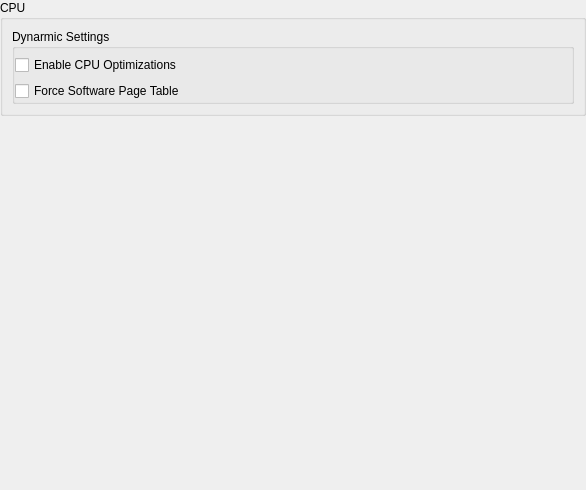
           <widget class="QWidget" name="cpu_scroll_contents">
            <property name="geometry">
             <rect>
              <x>0</x>
              <y>0</y>
              <width>586</width>
              <height>490</height>
             </rect>
            </property>
            <layout class="QVBoxLayout" name="cpu_tab_content_layout">
             <property name="spacing">
              <number>9</number>
             </property>
             <property name="leftMargin">
              <number>0</number>
             </property>
             <property name="topMargin">
              <number>0</number>
             </property>
             <property name="rightMargin">
              <number>0</number>
             </property>
             <property name="bottomMargin">
              <number>0</number>
             </property>
             <item>
              <widget class="QGroupBox" name="gb_cpu_emulation_section">
               <property name="title">
                <string>CPU</string>
               </property>
               <layout class="QVBoxLayout" name="gb_cpu_emulation_section_layout">
                <property name="spacing">
                 <number>6</number>
                </property>
                <item>
                 <widget class="QGroupBox" name="gb_cpu_optimizations">
                  <property name="title">
                   <string>Dynarmic Settings</string>
                  </property>
                  <property name="flat">
                   <bool>true</bool>
                  </property>
                  <layout class="QVBoxLayout" name="gb_cpu_optimizations_layout">
                   <property name="leftMargin">
                    <number>0</number>
                   </property>
                   <property name="topMargin">
                    <number>6</number>
                   </property>
                   <property name="rightMargin">
                    <number>0</number>
                   </property>
                   <property name="bottomMargin">
                    <number>0</number>
                   </property>
                   <item>
                    <widget class="QCheckBox" name="cpu_opt">
                     <property name="text">
                      <string>Enable CPU Optimizations</string>
                     </property>
                    </widget>
                   </item>
                   <item>
                    <widget class="QCheckBox" name="force_software_page_table">
                     <property name="text">
                      <string>Force Software Page Table</string>
                     </property>
                    </widget>
                   </item>
                  </layout>
                 </widget>
                </item>
               </layout>
              </widget>
             </item>
             <item>
              <spacer name="cpu_tab_content_spacer">
               <property name="orientation">
                <enum>Qt::Orientation::Vertical</enum>
               </property>
               <property name="sizeHint" stdset="0">
                <size>
                 <width>20</width>
                 <height>40</height>
                </size>
               </property>
              </spacer>
             </item>
            </layout>
           </widget>
